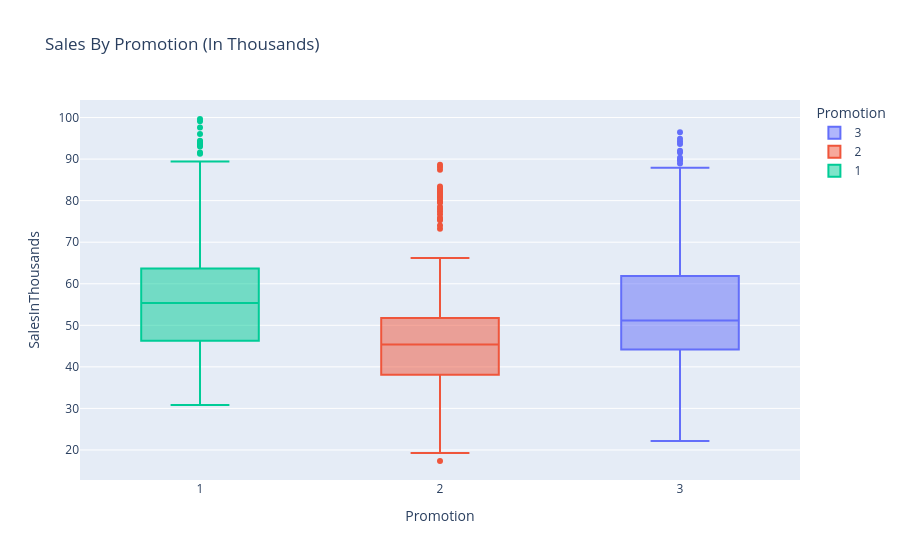

This figure's notebook cell:
### Markdown cell above
Part 2:

### Code cell
#1.
data = pd.read_csv('WA_Marketing-Campaign.csv')

import pandas as pd
import plotly.express as px
sales_by_promotion = data.groupby('Promotion')['SalesInThousands']

box1 = px.box(data, x = 'Promotion', y = 'SalesInThousands',
              color='Promotion', title="Sales By Promotion (In Thousands)")
box1

### Figure 1 — Plotly figure (JSON) as saved in the notebook; plotly's stock layout.template omitted (floating-point values rounded to 4 significant figures; data arrays with more than 128 entries replaced by an {"elided": "..."} marker saying what was removed)
{"data": [{"alignmentgroup": "True", "hovertemplate": "Promotion=%{x}<br>SalesInThousands=%{y}<extra></extra>", "legendgroup": "3", "marker": {"color": "#636efa"}, "name": "3", "notched": false, "offsetgroup": "3", "orientation": "v", "showlegend": true, "type": "box", "x": {"elided": "188 int values"}, "x0": " ", "xaxis": "x", "y": {"elided": "188 float values"}, "y0": " ", "yaxis": "y"}, {"alignmentgroup": "True", "hovertemplate": "Promotion=%{x}<br>SalesInThousands=%{y}<extra></extra>", "legendgroup": "2", "marker": {"color": "#EF553B"}, "name": "2", "notched": false, "offsetgroup": "2", "orientation": "v", "showlegend": true, "type": "box", "x": {"elided": "188 int values"}, "x0": " ", "xaxis": "x", "y": {"elided": "188 float values"}, "y0": " ", "yaxis": "y"}, {"alignmentgroup": "True", "hovertemplate": "Promotion=%{x}<br>SalesInThousands=%{y}<extra></extra>", "legendgroup": "1", "marker": {"color": "#00cc96"}, "name": "1", "notched": false, "offsetgroup": "1", "orientation": "v", "showlegend": true, "type": "box", "x": {"elided": "172 int values"}, "x0": " ", "xaxis": "x", "y": {"elided": "172 float values"}, "y0": " ", "yaxis": "y"}], "layout": {"boxmode": "overlay", "legend": {"title": {"text": "Promotion"}, "tracegroupgap": 0}, "title": {"text": "Sales By Promotion (In Thousands)"}, "xaxis": {"anchor": "y", "categoryarray": [3, 2, 1], "categoryorder": "array", "domain": [0, 1], "title": {"text": "Promotion"}}, "yaxis": {"anchor": "x", "domain": [0, 1], "title": {"text": "SalesInThousands"}}}}
